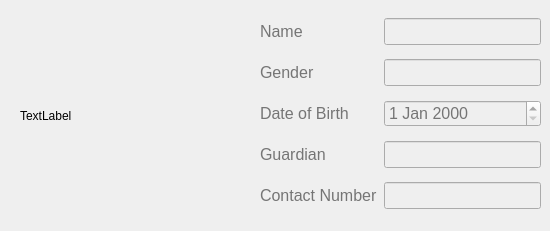
      <widget class="QWidget" name="widget_4" native="true">
       <property name="minimumSize">
        <size>
         <width>550</width>
         <height>231</height>
        </size>
       </property>
       <property name="maximumSize">
        <size>
         <width>550</width>
         <height>231</height>
        </size>
       </property>
       <property name="autoFillBackground">
        <bool>true</bool>
       </property>
       <widget class="QWidget" name="gridLayoutWidget_6">
        <property name="geometry">
         <rect>
          <x>260</x>
          <y>10</y>
          <width>281</width>
          <height>211</height>
         </rect>
        </property>
        <layout class="QGridLayout" name="gridLayout_7">
         <item row="1" column="0">
          <widget class="QLabel" name="genderLabel_4">
           <property name="sizePolicy">
            <sizepolicy hsizetype="Fixed" vsizetype="Fixed">
             <horstretch>0</horstretch>
             <verstretch>0</verstretch>
            </sizepolicy>
           </property>
           <property name="font">
            <font>
             <pointsize>12</pointsize>
            </font>
           </property>
           <property name="styleSheet">
            <string notr="true">color:#757575</string>
           </property>
           <property name="text">
            <string>Gender</string>
           </property>
          </widget>
         </item>
         <item row="0" column="0">
          <widget class="QLabel" name="nameLabel_4">
           <property name="sizePolicy">
            <sizepolicy hsizetype="Fixed" vsizetype="Fixed">
             <horstretch>0</horstretch>
             <verstretch>0</verstretch>
            </sizepolicy>
           </property>
           <property name="font">
            <font>
             <pointsize>12</pointsize>
            </font>
           </property>
           <property name="styleSheet">
            <string notr="true">color:#757575</string>
           </property>
           <property name="text">
            <string>Name</string>
           </property>
          </widget>
         </item>
         <item row="3" column="0">
          <widget class="QLabel" name="guardianLabel_4">
           <property name="sizePolicy">
            <sizepolicy hsizetype="Fixed" vsizetype="Fixed">
             <horstretch>0</horstretch>
             <verstretch>0</verstretch>
            </sizepolicy>
           </property>
           <property name="font">
            <font>
             <pointsize>12</pointsize>
            </font>
           </property>
           <property name="styleSheet">
            <string notr="true">color:#757575</string>
           </property>
           <property name="text">
            <string>Guardian</string>
           </property>
          </widget>
         </item>
         <item row="2" column="0">
          <widget class="QLabel" name="dateOfBirthLabel_4">
           <property name="sizePolicy">
            <sizepolicy hsizetype="Fixed" vsizetype="Fixed">
             <horstretch>0</horstretch>
             <verstretch>0</verstretch>
            </sizepolicy>
           </property>
           <property name="font">
            <font>
             <pointsize>12</pointsize>
            </font>
           </property>
           <property name="styleSheet">
            <string notr="true">color:#757575</string>
           </property>
           <property name="text">
            <string>Date of Birth</string>
           </property>
          </widget>
         </item>
         <item row="0" column="1">
          <widget class="QLineEdit" name="nameLineEdit_4">
           <property name="enabled">
            <bool>false</bool>
           </property>
           <property name="font">
            <font>
             <pointsize>12</pointsize>
            </font>
           </property>
           <property name="styleSheet">
            <string notr="true">color:#757575</string>
           </property>
          </widget>
         </item>
         <item row="4" column="0">
          <widget class="QLabel" name="contactNumberLabel_4">
           <property name="sizePolicy">
            <sizepolicy hsizetype="Fixed" vsizetype="Fixed">
             <horstretch>0</horstretch>
             <verstretch>0</verstretch>
            </sizepolicy>
           </property>
           <property name="font">
            <font>
             <pointsize>12</pointsize>
            </font>
           </property>
           <property name="styleSheet">
            <string notr="true">color:#757575</string>
           </property>
           <property name="text">
            <string>Contact Number</string>
           </property>
          </widget>
         </item>
         <item row="1" column="1">
          <widget class="QLineEdit" name="genderLineEdit_4">
           <property name="enabled">
            <bool>false</bool>
           </property>
           <property name="font">
            <font>
             <pointsize>12</pointsize>
            </font>
           </property>
           <property name="styleSheet">
            <string notr="true">color:#757575</string>
           </property>
          </widget>
         </item>
         <item row="3" column="1">
          <widget class="QLineEdit" name="guardianLineEdit_4">
           <property name="enabled">
            <bool>false</bool>
           </property>
           <property name="font">
            <font>
             <pointsize>12</pointsize>
            </font>
           </property>
           <property name="styleSheet">
            <string notr="true">color:#757575</string>
           </property>
          </widget>
         </item>
         <item row="4" column="1">
          <widget class="QLineEdit" name="contactNumnerLineEdit_4">
           <property name="enabled">
            <bool>false</bool>
           </property>
           <property name="font">
            <font>
             <pointsize>12</pointsize>
            </font>
           </property>
           <property name="styleSheet">
            <string notr="true">color:#757575</string>
           </property>
          </widget>
         </item>
         <item row="2" column="1">
          <widget class="QDateEdit" name="dateEdit_4">
           <property name="enabled">
            <bool>false</bool>
           </property>
           <property name="font">
            <font>
             <pointsize>12</pointsize>
            </font>
           </property>
           <property name="styleSheet">
            <string notr="true">color:#757575</string>
           </property>
          </widget>
         </item>
        </layout>
       </widget>
       <widget class="QWidget" name="widget_6" native="true">
        <property name="geometry">
         <rect>
          <x>100</x>
          <y>230</y>
          <width>550</width>
          <height>231</height>
         </rect>
        </property>
        <property name="minimumSize">
         <size>
          <width>550</width>
          <height>231</height>
         </size>
        </property>
        <property name="maximumSize">
         <size>
          <width>550</width>
          <height>231</height>
         </size>
        </property>
        <property name="autoFillBackground">
         <bool>true</bool>
        </property>
        <widget class="QFrame" name="frame_4">
         <property name="geometry">
          <rect>
           <x>20</x>
           <y>10</y>
           <width>221</width>
           <height>211</height>
          </rect>
         </property>
         <property name="frameShape">
          <enum>QFrame::StyledPanel</enum>
         </property>
         <property name="frameShadow">
          <enum>QFrame::Raised</enum>
         </property>
        </widget>
        <widget class="QWidget" name="gridLayoutWidget_7">
         <property name="geometry">
          <rect>
           <x>260</x>
           <y>10</y>
           <width>281</width>
           <height>211</height>
          </rect>
         </property>
         <layout class="QGridLayout" name="gridLayout_8">
          <item row="1" column="0">
           <widget class="QLabel" name="genderLabel_5">
            <property name="sizePolicy">
             <sizepolicy hsizetype="Fixed" vsizetype="Fixed">
              <horstretch>0</horstretch>
              <verstretch>0</verstretch>
             </sizepolicy>
            </property>
            <property name="font">
             <font>
              <pointsize>12</pointsize>
             </font>
            </property>
            <property name="styleSheet">
             <string notr="true">color:#757575</string>
            </property>
            <property name="text">
             <string>Gender</string>
            </property>
           </widget>
          </item>
          <item row="0" column="0">
           <widget class="QLabel" name="nameLabel_5">
            <property name="sizePolicy">
             <sizepolicy hsizetype="Fixed" vsizetype="Fixed">
              <horstretch>0</horstretch>
              <verstretch>0</verstretch>
             </sizepolicy>
            </property>
            <property name="font">
             <font>
              <pointsize>12</pointsize>
             </font>
            </property>
            <property name="styleSheet">
             <string notr="true">color:#757575</string>
            </property>
            <property name="text">
             <string>Name</string>
            </property>
           </widget>
          </item>
          <item row="3" column="0">
           <widget class="QLabel" name="guardianLabel_5">
            <property name="sizePolicy">
             <sizepolicy hsizetype="Fixed" vsizetype="Fixed">
              <horstretch>0</horstretch>
              <verstretch>0</verstretch>
             </sizepolicy>
            </property>
            <property name="font">
             <font>
              <pointsize>12</pointsize>
             </font>
            </property>
            <property name="styleSheet">
             <string notr="true">color:#757575</string>
            </property>
            <property name="text">
             <string>Guardian</string>
            </property>
           </widget>
          </item>
          <item row="2" column="0">
           <widget class="QLabel" name="dateOfBirthLabel_5">
            <property name="sizePolicy">
             <sizepolicy hsizetype="Fixed" vsizetype="Fixed">
              <horstretch>0</horstretch>
              <verstretch>0</verstretch>
             </sizepolicy>
            </property>
            <property name="font">
             <font>
              <pointsize>12</pointsize>
             </font>
            </property>
            <property name="styleSheet">
             <string notr="true">color:#757575</string>
            </property>
            <property name="text">
             <string>Date of Birth</string>
            </property>
           </widget>
          </item>
          <item row="0" column="1">
           <widget class="QLineEdit" name="nameLineEdit_5">
            <property name="enabled">
             <bool>false</bool>
            </property>
            <property name="font">
             <font>
              <pointsize>12</pointsize>
             </font>
            </property>
            <property name="styleSheet">
             <string notr="true">color:#757575</string>
            </property>
           </widget>
          </item>
          <item row="4" column="0">
           <widget class="QLabel" name="contactNumberLabel_5">
            <property name="sizePolicy">
             <sizepolicy hsizetype="Fixed" vsizetype="Fixed">
              <horstretch>0</horstretch>
              <verstretch>0</verstretch>
             </sizepolicy>
            </property>
            <property name="font">
             <font>
              <pointsize>12</pointsize>
             </font>
            </property>
            <property name="styleSheet">
             <string notr="true">color:#757575</string>
            </property>
            <property name="text">
             <string>Contact Number</string>
            </property>
           </widget>
          </item>
          <item row="1" column="1">
           <widget class="QLineEdit" name="genderLineEdit_5">
            <property name="enabled">
             <bool>false</bool>
            </property>
            <property name="font">
             <font>
              <pointsize>12</pointsize>
             </font>
            </property>
            <property name="styleSheet">
             <string notr="true">color:#757575</string>
            </property>
           </widget>
          </item>
          <item row="3" column="1">
           <widget class="QLineEdit" name="guardianLineEdit_5">
            <property name="enabled">
             <bool>false</bool>
            </property>
            <property name="font">
             <font>
              <pointsize>12</pointsize>
             </font>
            </property>
            <property name="styleSheet">
             <string notr="true">color:#757575</string>
            </property>
           </widget>
          </item>
          <item row="4" column="1">
           <widget class="QLineEdit" name="contactNumnerLineEdit_5">
            <property name="enabled">
             <bool>false</bool>
            </property>
            <property name="font">
             <font>
              <pointsize>12</pointsize>
             </font>
            </property>
            <property name="styleSheet">
             <string notr="true">color:#757575</string>
            </property>
           </widget>
          </item>
          <item row="2" column="1">
           <widget class="QDateEdit" name="dateEdit_5">
            <property name="enabled">
             <bool>false</bool>
            </property>
            <property name="font">
             <font>
              <pointsize>12</pointsize>
             </font>
            </property>
            <property name="styleSheet">
             <string notr="true">color:#757575</string>
            </property>
           </widget>
          </item>
         </layout>
        </widget>
       </widget>
       <widget class="QLabel" name="label_4">
        <property name="geometry">
         <rect>
          <x>20</x>
          <y>20</y>
          <width>221</width>
          <height>191</height>
         </rect>
        </property>
        <property name="text">
         <string>TextLabel</string>
        </property>
       </widget>
      </widget>
